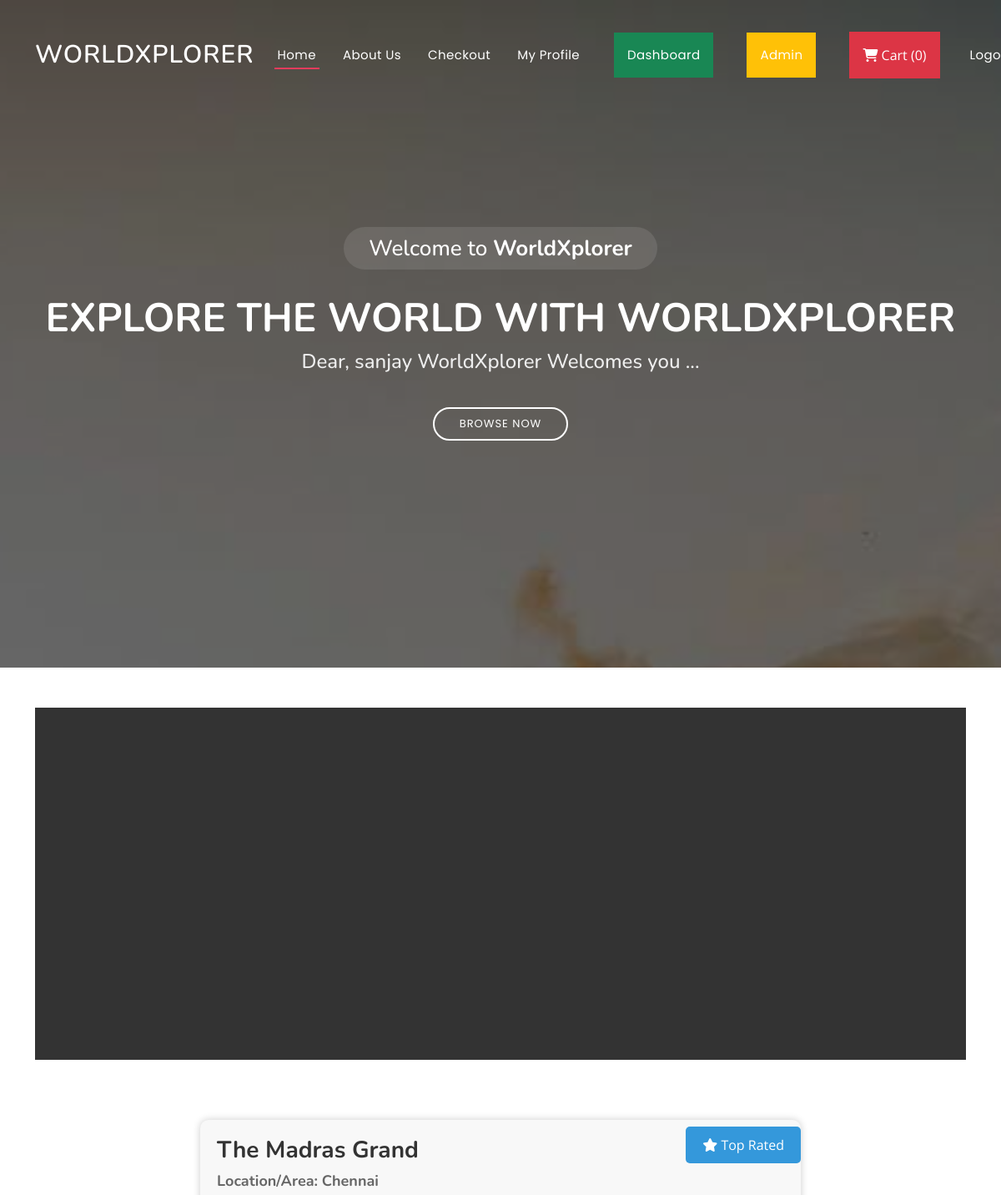
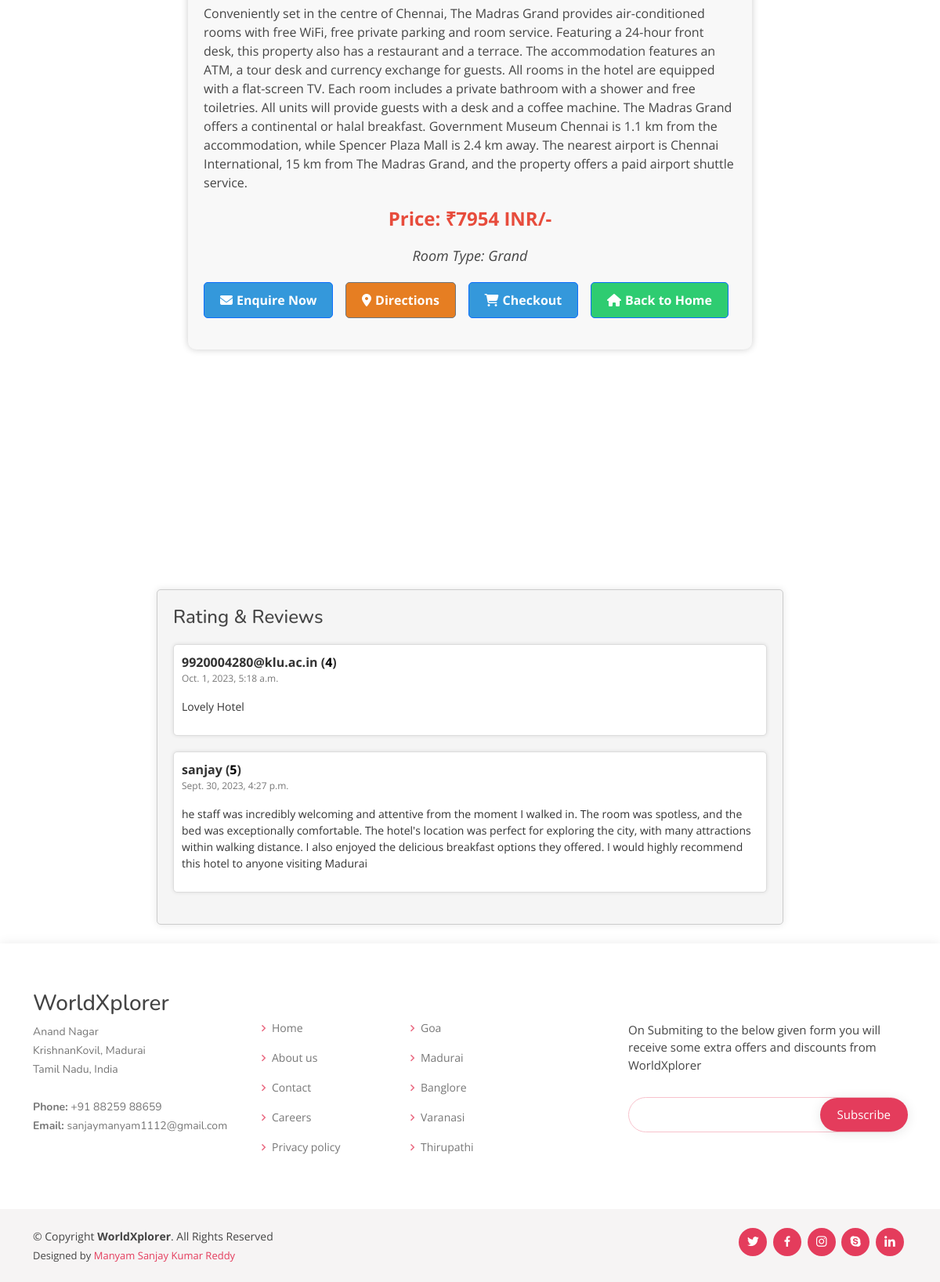
The page /room/21/ (signed in) on the database its author committed (2 pictures, top to bottom).
### ecommerceapp/models.py (models this page shows, shortened)
class RoomType(models.Model):
    room_id = models.AutoField
    room_name = models.CharField(max_length=100)
    category = models.CharField(max_length=100, default="")
    subcategory = models.CharField(max_length=50, default="")
    price = models.IntegerField(default=0)
    desc = models.CharField(max_length=1000)
    image = models.ImageField(upload_to='images/images', default="")
    image1 = models.ImageField(upload_to='images/additional-images', default="")
    image2 = models.ImageField(upload_to='images/additional-images', default="")
    image3 = models.ImageField(upload_to='images/additional-images', default="")
    image4 = models.ImageField(upload_to='images/additional-images', default="")
    image5 = models.ImageField(upload_to='images/additional-images', default="")
    image6 = models.ImageField(upload_to='images/additional-images', default="")

class Rating(models.Model):
    room = models.ForeignKey(RoomType, on_delete=models.CASCADE)
    user = models.ForeignKey(User, on_delete=models.CASCADE)
    rating = models.IntegerField()
    comment = models.TextField(max_length=500)
    created_at = models.DateTimeField(auto_now_add=True)

### ecommerceapp/views.py (the view)
# urls.py: path('room/<int:room_id>/', views.room_detail, name='room_detail'),
@login_required
def room_detail(request, room_id):
    room = get_object_or_404(RoomType, id=room_id)
    user_rating = Rating.objects.filter(room=room, user=request.user).first()
    if request.method == 'POST':
        form = RatingForm(request.POST)
        if form.is_valid():
            rating = form.cleaned_data['rating']
            comment = form.cleaned_data['comment']
            if user_rating:
                user_rating.rating = rating
                user_rating.comment = comment
            else:
                user_rating = Rating.objects.create(
                    room=room,
                    user=request.user,
                    rating=rating,
                    comment=comment,
                )
            user_rating.save()
            return redirect('/')
    else:
        form = RatingForm()
    ratings = Rating.objects.filter(room=room).exclude(user=request.user)
    average_rating = Rating.objects.filter(room=room).aggregate(Avg('rating'))['rating__avg'] or 0
    if request.method == 'POST' and 'delete_rating' in request.POST:
        if user_rating:
            user_rating.delete()
            return redirect('room_detail', room_id=room_id)
    return render(request, 'room_detail.html', {'room': room, 'ratings': ratings, 'user_rating': user_rating, 'form': form, 'average_rating': average_rating})

### ecommerceapp/forms.py
class RatingForm(forms.Form):
    RATING_CHOICES = [(i, str(i)) for i in range(1, 6)]  # Dropdown choices from 1 to 5
    rating = forms.ChoiceField(choices=RATING_CHOICES, label='Rating', widget=forms.Select(attrs={'class': 'form-select'}))
    comment = forms.CharField(widget=forms.Textarea(attrs={'class': 'form-control', 'rows': 3}), required=False)

### templates/room_detail.html (shortened to what this page needs)
{% extends 'base.html' %}
{% block content %}
<section id="hero">
  <div class="hero-container">
    <h3>Welcome to <strong>WorldXplorer</strong></h3>
    <h1>Explore the world with WorldXplorer</h1>
    <h2>Dear, {{ user.username }} WorldXplorer Welcomes you ...</h2>
    <a href="" class="btn-get-started scrollto">Browse Now</a>
  </div>
</section>
{% endblock content %}
{% load static %}
{% block body %}
<div class="container mt-5">
    <div class="row">
        <div class="col-md-12">
            <div class="banner-image">
                <img src="{% static 'assets/img/banner.jpg' %}" alt="Room Image" class="img-fluid">
            </div>
        </div>
    </div>
     <br>
     <div class="container mt-5  ">
        <div class="row">
            <div class="col-md-8 offset-md-2">
                <div class="hotel-details">
                    <button id="openModalBtn" class="btn btn-primary position-absolute top-0 end-0 mr-2 mt-2 ">
                        <i class="fas fa-star"></i> Top Rated
                    </button>
                    <h2 class="hotel-name">{{ room.room_name }}</h2>
                    <h4 class="location">Location/Area: {{ room.category }}</h4>
                    <p class="description">{{ room.desc }}</p>
                    <div class="text-center">
                        <p class="price">Price: ₹{{ room.price }} INR/-</p>
                        <p class="room-type">Room Type: <span class="italic">{{ room.subcategory }}</span></p>
                    </div>
                    <div class="actions">
                        <div class="action-btns">
                            <a href="#" class="btn btn-primary enquire-btn">
                                <i class="fas fa-envelope"></i> Enquire Now
                            </a>
                            <a href="{{ room.directions_link }}" class="btn btn-secondary directions-btn">
                                <i class="fas fa-map-marker-alt"></i> Directions
                            </a>
                            <a href="/checkout" class="btn btn-primary checkout-btn">
                                <i class="fas fa-shopping-cart"></i> Checkout
                            </a>
                            <a href="/" class="btn btn-primary home-btn">
                                <i class="fas fa-home"></i> Back to Home
                            </a>
                        </div>
                    </div>
                </div>
            </div>
        </div>
    </div>
</div>
<div class="container mt-5">
    <div class="row">
        <div class="col-md-2">
            <div class="room-image">
                <img src="/media/{{ room.image1 }}" alt="Room Image 1" class="img-fluid">
            </div>
        </div>
        <div class="col-md-2">
            <div class="room-image">
                <img src="/media/{{ room.image2 }}" alt="Room Image 2" class="img-fluid">
            </div>
        </div>
        <div class="col-md-2">
            <div class="room-image">
                <img src="/media/{{ room.image3 }}" alt="Room Image 3" class="img-fluid">
            </div>
        </div>
        <div class="col-md-2">
            <div class="room-image">
                <img src="/media/{{ room.image4 }}" alt="Room Image 4" class="img-fluid">
            </div>
        </div>
        <div class="col-md-2">
            <div class="room-image">
                <img src="/media/{{ room.image5 }}" alt="Room Image 5" class="img-fluid">
            </div>
        </div>
        <div class="col-md-2">
            <div class="room-image">
                <img src="/media/{{ room.image6 }}" alt="Room Image 6" class="img-fluid">
            </div>
        </div>
    </div>
    <div class="container mt-5" style="max-width: 800px; margin: 0 auto; padding: 20px; background-color: #f5f5f5; border: 1px solid #ccc; box-shadow: 0px 0px 10px rgba(0, 0, 0, 0.1); border-radius: 5px;">
        <h3 style="font-size: 24px; margin-bottom: 20px;">Rating & Reviews</h3>
        <ul class="ratings-list" style="list-style: none; padding: 0;">
            {% for rating in ratings %}
            <li class="rating-item" style="margin-bottom: 20px; padding: 10px; background-color: #fff; border: 1px solid #ddd; border-radius: 5px; box-shadow: 0px 0px 5px rgba(0, 0, 0, 0.1);">
                <div class="user-rating">
                    <span class="username" style="font-weight: bold; font-size: 16px; color: #333;">{{ rating.user.username }} (<span style="font-weight: bold; font-size: 16px; color: black;">{{ rating.rating }}</span>)</span>
                    <p class="rating-date" style="font-size: 12px; color: #777;">{{ rating.created_at }}</p>
                </div>
                <p class="user-comment" style="margin-top: 10px; font-size: 14px; color: #333;">{{ rating.comment }}</p>
            </li>
            {% endfor %}
        </ul>
        {% if user.is_authenticated %}
        <div class="user-rating" style="margin-bottom: 20px; padding: 10px; background-color: #fff; border: 1px solid #ddd; border-radius: 5px; box-shadow: 0px 0px 5px rgba(0, 0, 0, 0.1);">
            {% if user_rating %}
            <span class="username" style="font-weight: bold; font-size: 16px; color: #333;">{{ user.username }} (<span style="font-weight: bold; font-size: 16px; color: black;">{{ user_rating.rating }}</span>)</span>
            <p class="rating-date" style="font-size: 12px; color: #777;">{{ user_rating.created_at }}</p>
            <p class="user-comment" style="margin-top: 10px; font-size: 14px; color: #333;">{{ user_rating.comment }}</p>
            {% else %}
            <form method="post">
                {% csrf_token %}
                {{ form.as_p }}
                <button type="submit" class="btn btn-primary" style="background-color: #007bff; color: #fff; border: none; padding: 10px 20px; font-size: 16px; border-radius: 5px; cursor: pointer;">Submit Rating</button>
            </form>
            {% endif %}
        </div>
        {% else %}
        <p style="font-size: 14px; color: #ff0000; margin-top: 10px;">You must be logged in to rate this room.</p>
        {% endif %}
    </div>
    <br>
</div>
{% endblock body %}

### templates/base.html (shortened to what this page needs)
{% load static %}
<!DOCTYPE html>
<html lang="en">
<head>
  <link href="{% static '/assets/vendor/bootstrap/css/bootstrap.min.css' %}" rel="stylesheet">
  <link href="{% static '/assets/vendor/bootstrap-icons/bootstrap-icons.css' %}" rel="stylesheet">
  <link href="{% static '/assets/vendor/boxicons/css/boxicons.min.css' %}" rel="stylesheet">
  <link href="{% static '/assets/vendor/glightbox/css/glightbox.min.css' %}" rel="stylesheet">
  <link href="{% static '/assets/vendor/remixicon/remixicon.css' %}" rel="stylesheet">
  <link href="{% static '/assets/vendor/swiper/swiper-bundle.min.css' %}" rel="stylesheet">
  <link rel="stylesheet" href="https://cdnjs.cloudflare.com/ajax/libs/font-awesome/6.2.1/css/all.min.css" />
  <link href="{% static '/assets/css/style.css' %}" rel="stylesheet">
</head>
<body>
  <header id="header" class="fixed-top ">
    <div class="container d-flex align-items-center justify-content-between">
      <h1 class="logo"><a href="/">WorldXplorer</a></h1>
      <nav id="navbar" class="navbar">
        <ul>
          <li><a class="nav-link scrollto active" href="/">Home</a></li>
          <li><a class="nav-link scrollto" href="/about">About Us</a></li>
          {% if request.user.is_authenticated %}
          <li><a class="nav-link scrollto" href="/checkout">Checkout</a></li>
          <li><a class="nav-link scrollto" href="/auth/profile/">My Profile </a></li>
          {% if request.user.is_staff %}
              <li><a class="nav-link scrollto bg-success p-3 m-2" href="/dashboard">Dashboard</a></li>
              <li><a class="nav-link scrollto bg-warning p-3 m-2" href="/admin">Admin</a></li>
          {% endif %}
          <li><button type="button" class="nav-link scrollto bg-danger p-3 m-2 text-white" id="popcart" data-container="body" data-toggle="popover" data-placement="bottom" data-html="true" ><i class="fa-solid fa-cart-shopping"></i>  Cart (<span id="cart">0</span>)</button></li>
          <li><a class="nav-link scrollto" href="/auth/logout/">Logout </a></li>
      {% endif %}
        </ul>
      </nav>
    </div>
  </header>
  <section id="hero">
    <div class="hero-container">
      {% block content %}
      {% endblock content %}
    </div>
  </section>
  <main id="main">
    {% block body %}
    {% endblock body %}
  </main>
  <footer id="footer">
    <div class="footer-top">
      <div class="container">
        <div class="row">
          <div class="col-lg-3 col-md-6 footer-contact">
            <h3>WorldXplorer</h3>
            <p>
              Anand Nagar<br>
              KrishnanKovil, Madurai<br>
              Tamil Nadu, India<br> <br>
              <strong>Phone:</strong> +91 88259 88659<br>
              <strong>Email:</strong> sanjaymanyam1112@gmail.com<br>
            </p>
          </div>
          <div class="col-lg-2 col-md-6 footer-links">
            <h4>Useful Links</h4>
            <ul>
              <li><i class="bx bx-chevron-right"></i> <a href="/">Home</a></li>
              <li><i class="bx bx-chevron-right"></i> <a href="/about">About us</a></li>
              <li><i class="bx bx-chevron-right"></i> <a href="/contact">Contact</a></li>
              <li><i class="bx bx-chevron-right"></i> <a href="https://totelligence.in/careers">Careers</a></li>
              <li><i class="bx bx-chevron-right"></i> <a href="https://totelligence.in/pricacy">Privacy policy</a></li>
            </ul>
          </div>
          <div class="col-lg-3 col-md-6 footer-links">
            <h4>Popular Locations</h4>
            <ul>
              <li><i class="bx bx-chevron-right"></i> <a href="#">Goa</a></li>
              <li><i class="bx bx-chevron-right"></i> <a href="#">Madurai</a></li>
              <li><i class="bx bx-chevron-right"></i> <a href="#">Banglore</a></li>
              <li><i class="bx bx-chevron-right"></i> <a href="#">Varanasi</a></li>
              <li><i class="bx bx-chevron-right"></i> <a href="#">Thirupathi</a></li>
            </ul>
          </div>
          <div class="col-lg-4 col-md-6 footer-newsletter">
            <h4>Join Our Newsletter</h4>
            <p>On Submiting to the below given form you will receive some extra offers and discounts from WorldXplorer</p>
            <form action="" method="post">
              <input type="email" name="email"><input type="submit" value="Subscribe">
            </form>
          </div>
        </div>
      </div>
    </div>
    <div class="container d-md-flex py-4">
      <div class="me-md-auto text-center text-md-start">
        <div class="copyright">
          &copy; Copyright <strong><span>WorldXplorer</span></strong>. All Rights Reserved
        </div>
        <div class="credits">
          Designed by <a href="#">Manyam Sanjay Kumar Reddy</a>
        </div>
      </div>
      <div class="social-links text-center text-md-right pt-3 pt-md-0">
        <a href="#" class="twitter"><i class="bx bxl-twitter"></i></a>
        <a href="#" class="facebook"><i class="bx bxl-facebook"></i></a>
        <a href="#" class="instagram"><i class="bx bxl-instagram"></i></a>
        <a href="#" class="google-plus"><i class="bx bxl-skype"></i></a>
        <a href="#" class="linkedin"><i class="bx bxl-linkedin"></i></a>
      </div>
    </div>
  </footer>
</body>
</html>

### templates/room_detail.html (style rules this page uses)
.room-image { position: relative; overflow: hidden; margin-bottom: 20px; }
.room-image img { width: 100%; height: 190px; }
.banner-image { position: relative; overflow: hidden; background-color: #333; height: 100%; width: 100%; }
.banner-image img { width: 100%; height: auto; display: block; margin: 0 auto; }
.hotel-details { padding: 20px; background-color: #f8f8f8; border-radius: 10px; box-shadow: 0 0 10px rgba(0, 0, 0, 0.2); position: relative; overflow: hidden; }
.hotel-name { font-size: 28px; color: #333; margin-bottom: 10px; font-weight: bold; }
.location { font-size: 18px; color: #666; margin-top: 0; font-weight: bold; }
.description { font-size: 16px; line-height: 1.5; color: #444; margin-top: 10px; }
.price { font-size: 24px; color: #e74c3c; margin-top: 10px; font-weight: bold; }
.room-type { font-size: 18px; font-style: italic; margin-top: 10px; }
.actions { margin-top: 20px; text-align: center; }
.action-btns { display: flex; flex-direction: row; align-items: center; justify-content: space-between; margin-bottom: 20px; }
.action-btns a { display: flex; align-items: center; text-decoration: none; padding: 10px 20px; border-radius: 5px; font-weight: bold; margin-right: 10px; transition: background-color 0.3s ease-in-out; }
.action-btns a i { margin-right: 5px; }
.checkout-btn { background-color: #3498db; color: #fff; }
.home-btn { background-color: #2ecc71; color: #fff; }
.enquire-btn, .directions-btn, .checkout-btn, .home-btn { padding: 10px 20px; border-radius: 5px; font-weight: bold; text-decoration: none; margin-right: 10px; transition: background-color 0.3s ease-in-out; }
.enquire-btn { background-color: #3498db; color: #fff; }
.directions-btn { background-color: #e67e22; color: #fff; }
#openModalBtn { background-color: #3498db; color: #fff; border: none; padding: 10px 20px; font-size: 16px; border-radius: 5px; cursor: pointer; transition: background-color 0.3s ease-in-out; margin-bottom: 20px; }

### rows shown on the page
RoomType: room_name "The Madras Grand", category "Chennai", desc "Conveniently set in the centre of Chennai, The Madras Grand provides air-conditioned rooms with free WiFi, free private parking and room service. Featuring a 24-hour front desk, this property also has a restaurant and a terrace. The accommodation features an ATM, a tour desk and currency exchange for guests. All rooms in the hotel are equipped with a flat-screen TV. Each room includes a private bathroom with a shower and free toiletries. All units will provide guests with a desk and a coffee machine. The Madras Grand offers a continental or halal breakfast. Government Museum Chennai is 1.1 km from the accommodation, while Spencer Plaza Mall is 2.4 km away. The nearest airport is Chennai…", price "7954", subcategory "Grand", image1 (picture), image2 (picture), image3 (picture), image4 (picture), image5 (picture), image6 (picture)
Rating: user.username "9920004280@klu.ac.in", rating "4", created_at "Oct. 1, 2023, 5:18 a.m.", comment "Lovely Hotel"
Rating: rating "5", created_at "Sept. 30, 2023, 4:27 p.m.", comment "he staff was incredibly welcoming and attentive from the moment I walked in. The room was spotless, and the bed was exceptionally comfortable. The hotel's location was perfect for exploring the city, with many attractions within walking distance. I also enjoyed the delicious breakfast options they offered. I would highly recommend this hotel to anyone visiting Madurai"

### other values the page prints
{{ user.username }} "sanjay"
